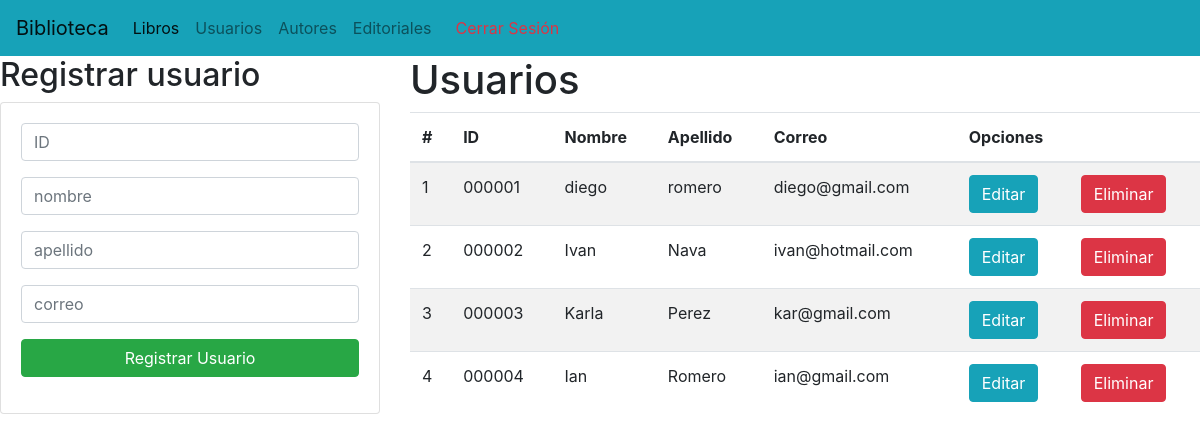
The app's page /gestionUsuarios/, older data.
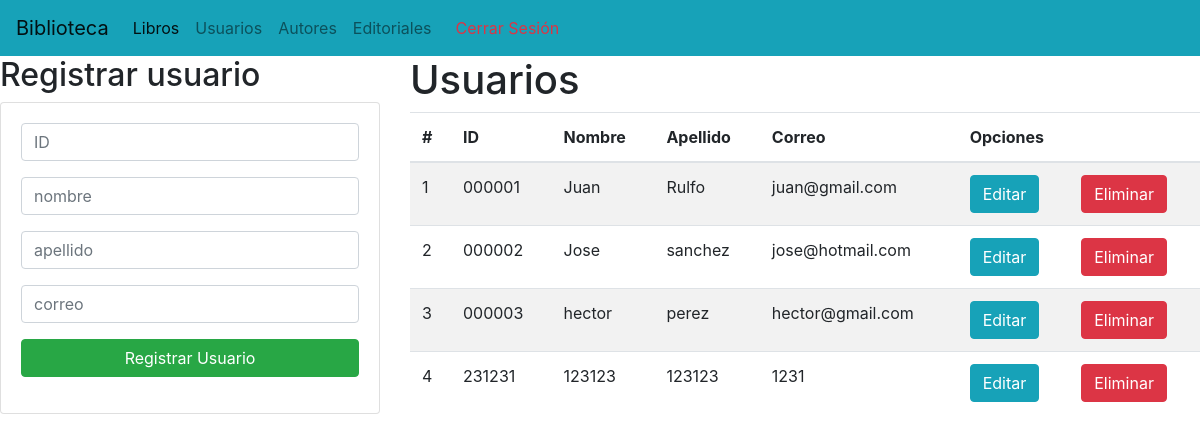
The same page, newer data.
### Aplicaciones/Biblioteca/models.py (models this page shows)
class Usuarios(models.Model):
    idUs = models.CharField(primary_key=True, max_length=6)
    nomUsu = models.CharField(max_length=200)
    apellUsu = models.CharField(max_length=200)
    correo = models.CharField(max_length=200)

### Aplicaciones/Biblioteca/views.py (the view)
# urls.py: path('gestionUsuarios/', views.gestionUs, name='gestionUs'),
def gestionUs(request):
    UsuariosListas = Usuarios.objects.all()
    return render(request, 'gestionUsuarios.html', {"Usuarios":UsuariosListas})

### Aplicaciones/Biblioteca/templates/gestionUsuarios.html (shortened to what the changed rows need)
<!DOCTYPE html>
<html lang="es">
<head>
    <link rel="stylesheet" href="https://cdn.jsdelivr.net/npm/bootstrap@4.4.1/dist/css/bootstrap.min.css"
>
</head>
<body>
      {% block body %}
<div class="row">
    <div class="col-sm-12 col-md-6 col-lg-4 col-xl-4">
        <h2>Registrar usuario</h2>
    </div>
    <div class="col-sm-12 col-md-6 col-lg-8 col-xl-8">
        <h1>Usuarios</h1>
        <div class="table-responsive py=2">
            <table class="table table-striped">
                <thead>
                    <tr>
                        <th>#</th>
                        <th>ID</th>
                        <th>Nombre</th>
                        <th>Apellido</th>
                        <th>Correo</th>
                        <th colspan="2">Opciones</th>
                    </tr>
                </thead>
                <tbody>
                    {% for c in Usuarios %}
                    <tr>
                        <td>{{forloop.counter}}</td>
                        <td>{{c.idUs}}</td>
                        <td>{{c.nomUsu}}</td>
                        <td>{{c.apellUsu}}</td>
                        <td>{{c.correo}}</td>
                        <td><a href="edicionLibro/{{c.id}}" class="btn btn-info">Editar</a></td>
                        <td><a href="{% url 'eliminacionUsuario' idUs=c.idUs %}" class="btn btn-danger btnEliminacionUsuario"
                            onclick="return confirm('¿Estás seguro de que deseas eliminar este usuario?');">Eliminar</a></td>
                    </tr>
                    {% endfor %}
                </tbody>
            </table>
        </div>
    </div>
</div>
{% endblock %}
</body>
</html>

Row changes from the older to the newer data that the page shows:
removed Usuarios: idUs "000004", nomUsu "Ian", apellUsu "Romero", correo "ian@gmail.com"
changed Usuarios id 000001: nomUsu "diego" → "Juan"; apellUsu "romero" → "Rulfo"; correo "diego@gmail.com" → "juan@gmail.com"
changed Usuarios id 000002: nomUsu "Ivan" → "Jose"; apellUsu "Nava" → "sanchez"; correo "ivan@hotmail.com" → "jose@hotmail.com"
changed Usuarios id 000003: nomUsu "Karla" → "hector"; apellUsu "Perez" → "perez"; correo "kar@gmail.com" → "hector@gmail.com"
added Usuarios: idUs "231231", nomUsu "123123", apellUsu "123123", correo "1231"
